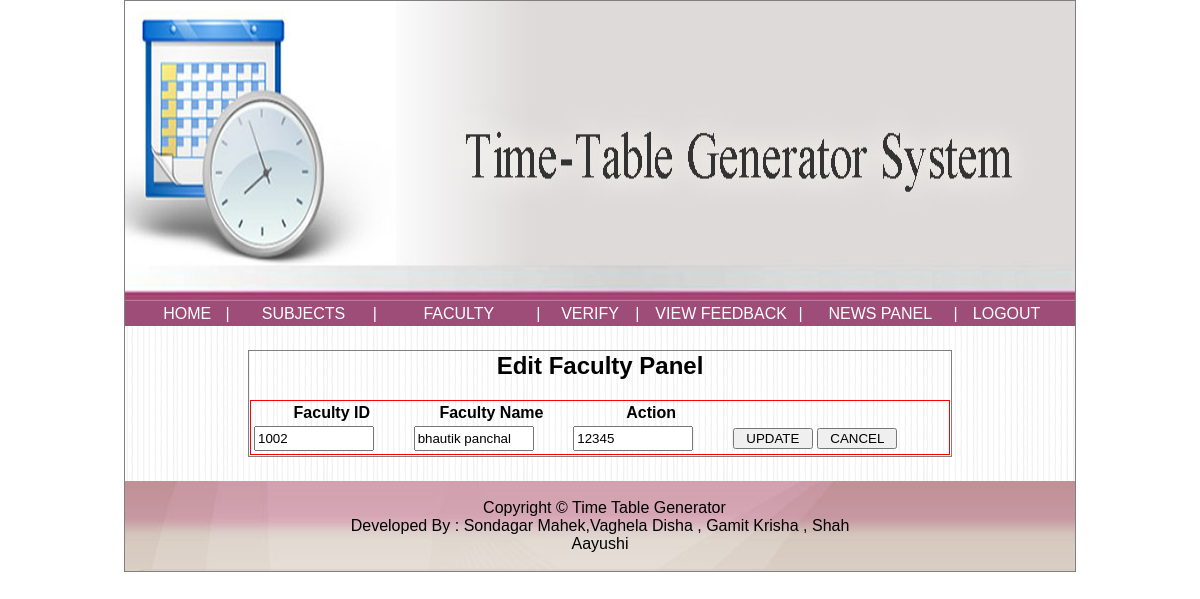
Before: /admin/editfaculty.php?id=1002 (signed in) with the older database file.
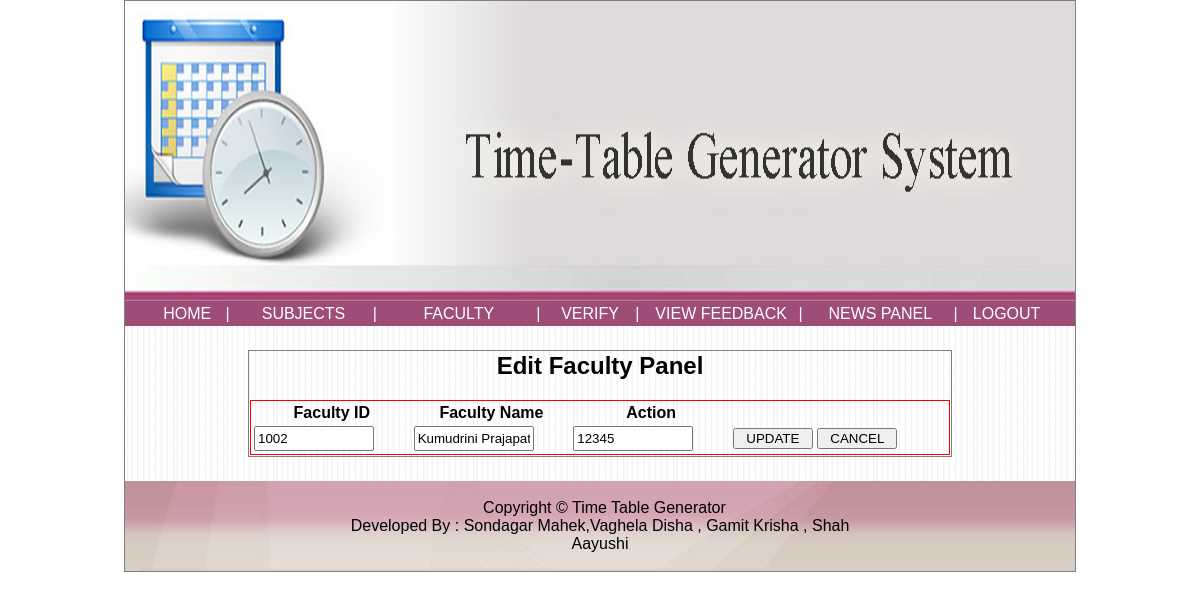
After: the same page with the newer database file.
### tables this page shows
CREATE TABLE `faculty` (
  `fid` int(11) NOT NULL,
  `pass` varchar(10) DEFAULT '12345',
  `name` varchar(30) DEFAULT NULL,
  `email` varchar(30) DEFAULT NULL,
  `contact` decimal(10,0) DEFAULT NULL,
  `photo` varchar(500) NOT NULL
);

### admin/editfaculty.php (the view, shortened to what this page needs)
<?php
$id = $_GET['id'];
 include("header.html"); ?>
        <div style="width:950px;background-image:url('../images/bg.png');">
	<table>
	<tr>
	<td style="width:125px;">&nbsp;</td>
	<td style="width:700px;">&nbsp;</td>
	<td style="width:125px;">&nbsp;</td>
	</tr>
	<tr>
<form action="" method="post">
	<td style="width:125px;">&nbsp;</td>
	<td style="width:700px;border:1px solid gray;">
	<div style="width:700px;">
		<center><h2> Edit Faculty Panel </h2>
	<?php
	include("../config.php");
	$qq = "select * from faculty where fid='$id'";
	$rr = mysqli_query($con,$qq) or die(mysqli_error());
	$cc = mysqli_num_rows($rr);
	if($cc > 0)
	{
		while($row = mysqli_fetch_array($rr))
		{
			$a = $row['0'];
			$b = $row['2'];
			$c = $row['1'];
		}
	}
	else
	{
		echo "<script>alert('No data to display')</script>";
	}
	?>
	</center>
	<table style="width:700px;border:1px solid red;">
		<tr>
			<th>Faculty ID</th>
			<th>Faculty Name</th>
			<th>Action</th>
		</tr>
		<tr>
			<td> <input type="text" style="width:120px;height:25px;" value="<?php echo $a; ?>" readonly> </td>
			<td> <input type="text" style="width:120px;height:25px;" value="<?php echo $b; ?>" name="t1"> </td>
			<td> <input type="text" style="width:120px;height:25px;" value="<?php echo $c; ?>" name="t2"> </td>
			<td> <input type="submit" style="width:80px;" name="s1" value="UPDATE"> <input type="submit" name="s2" style="width:80px;" value="CANCEL"></td>
		</tr>
	</table>
	</div>
	</td>
	<td style="width:125px;">&nbsp;</td>
</tr>
<tr>
	<td style="width:125px;">&nbsp;</td>
	<td style="width:700px;">&nbsp;</td>
	<td style="width:125px;">&nbsp;</td>
</tr>
</table>
        </div>

Changed rows visible on the page:
changed faculty id 1002: t1 "bhautik panchal" → "Kumudrini Prajapati"
